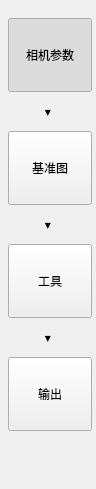
       <widget class="QFrame" name="setupStepRail">
       <property name="minimumSize">
        <size>
          <width>92</width>
          <height>0</height>
         </size>
        </property>
        <property name="maximumSize">
         <size>
          <width>96</width>
          <height>16777215</height>
         </size>
        </property>
        <property name="frameShape">
         <enum>QFrame::NoFrame</enum>
        </property>
        <layout class="QVBoxLayout" name="verticalLayout_steps">
         <property name="spacing">
          <number>12</number>
         </property>
         <property name="leftMargin">
          <number>8</number>
         </property>
         <property name="topMargin">
          <number>18</number>
         </property>
         <property name="rightMargin">
          <number>8</number>
         </property>
         <property name="bottomMargin">
          <number>18</number>
         </property>
         <item>
          <widget class="QToolButton" name="cameraStepButton">
         <property name="minimumSize">
          <size>
             <width>84</width>
             <height>74</height>
          </size>
         </property>
           <property name="text">
            <string>相机参数</string>
           </property>
           <property name="icon">
            <iconset resource="../resources/resources.qrc">
             <normaloff>:/icons/sliders.svg</normaloff>:/icons/sliders.svg</iconset>
           </property>
           <property name="iconSize">
            <size>
             <width>34</width>
             <height>34</height>
            </size>
           </property>
           <property name="checkable">
            <bool>true</bool>
           </property>
           <property name="checked">
            <bool>true</bool>
           </property>
           <property name="toolButtonStyle">
            <enum>Qt::ToolButtonTextUnderIcon</enum>
           </property>
          </widget>
         </item>
         <item>
          <widget class="QLabel" name="stepDividerLabel1">
           <property name="text">
            <string>▾</string>
           </property>
           <property name="alignment">
            <set>Qt::AlignCenter</set>
           </property>
           <property name="stepArrow" stdset="0">
            <bool>true</bool>
           </property>
          </widget>
         </item>
         <item>
          <widget class="QToolButton" name="referenceStepButton">
         <property name="minimumSize">
          <size>
             <width>84</width>
             <height>74</height>
          </size>
         </property>
           <property name="text">
            <string>基准图</string>
           </property>
           <property name="icon">
            <iconset resource="../resources/resources.qrc">
             <normaloff>:/icons/reference.svg</normaloff>:/icons/reference.svg</iconset>
           </property>
           <property name="iconSize">
            <size>
             <width>34</width>
             <height>34</height>
            </size>
           </property>
           <property name="checkable">
            <bool>true</bool>
           </property>
           <property name="toolButtonStyle">
            <enum>Qt::ToolButtonTextUnderIcon</enum>
           </property>
          </widget>
         </item>
         <item>
          <widget class="QLabel" name="stepDividerLabel2">
           <property name="text">
            <string>▾</string>
           </property>
           <property name="alignment">
            <set>Qt::AlignCenter</set>
           </property>
           <property name="stepArrow" stdset="0">
            <bool>true</bool>
           </property>
          </widget>
         </item>
         <item>
          <widget class="QToolButton" name="toolsStepButton">
         <property name="minimumSize">
          <size>
             <width>84</width>
             <height>74</height>
          </size>
         </property>
           <property name="text">
            <string>工具</string>
           </property>
           <property name="icon">
            <iconset resource="../resources/resources.qrc">
             <normaloff>:/icons/tool.svg</normaloff>:/icons/tool.svg</iconset>
           </property>
           <property name="iconSize">
            <size>
             <width>34</width>
             <height>34</height>
            </size>
           </property>
           <property name="checkable">
            <bool>true</bool>
           </property>
           <property name="toolButtonStyle">
            <enum>Qt::ToolButtonTextUnderIcon</enum>
           </property>
          </widget>
         </item>
         <item>
          <widget class="QLabel" name="stepDividerLabel3">
           <property name="text">
            <string>▾</string>
           </property>
           <property name="alignment">
            <set>Qt::AlignCenter</set>
           </property>
           <property name="stepArrow" stdset="0">
            <bool>true</bool>
           </property>
          </widget>
         </item>
         <item>
          <widget class="QToolButton" name="outputStepButton">
         <property name="minimumSize">
          <size>
             <width>84</width>
             <height>74</height>
          </size>
         </property>
           <property name="text">
            <string>输出</string>
           </property>
           <property name="icon">
            <iconset resource="../resources/resources.qrc">
             <normaloff>:/icons/output.svg</normaloff>:/icons/output.svg</iconset>
           </property>
           <property name="iconSize">
            <size>
             <width>34</width>
             <height>34</height>
            </size>
           </property>
           <property name="checkable">
            <bool>true</bool>
           </property>
           <property name="toolButtonStyle">
            <enum>Qt::ToolButtonTextUnderIcon</enum>
           </property>
          </widget>
         </item>
         <item>
          <spacer name="verticalSpacer_steps">
           <property name="orientation">
            <enum>Qt::Vertical</enum>
           </property>
           <property name="sizeHint" stdset="0">
            <size>
             <width>20</width>
             <height>40</height>
            </size>
           </property>
          </spacer>
         </item>
        </layout>
       </widget>
